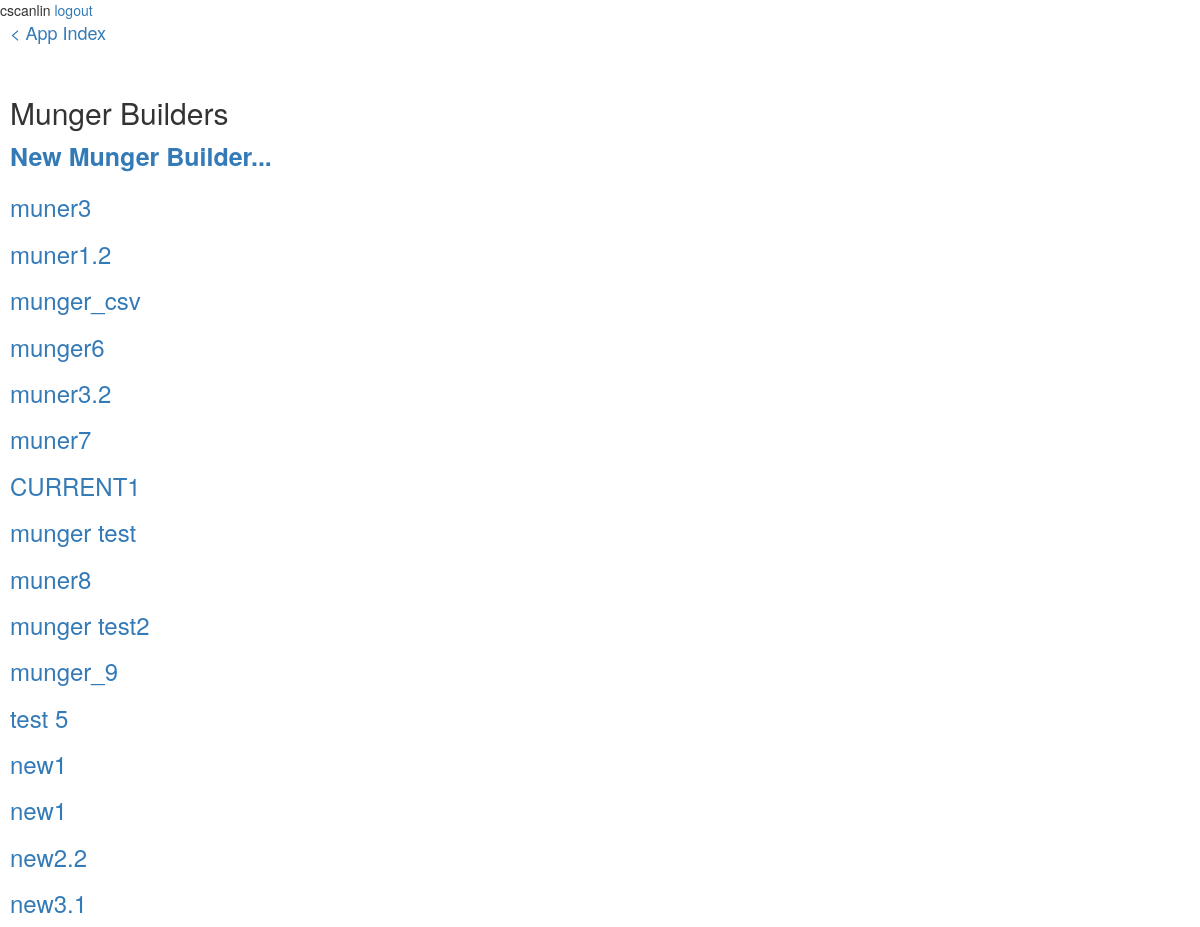
Page /script_builder/munger_builder_index/ (signed in) on the committed database.
### script_builder/models.py (models this page shows, shortened)
class MungerBuilder(models.Model):
    munger_name = models.CharField(max_length=200)
    input_folder = models.CharField(max_length=999, null=True, blank=True)
    input_filename = models.CharField(max_length=200, null=True, blank=True)
    output_folder = models.CharField(max_length=999, null=True, blank=True)
    output_filename = models.CharField(max_length=200, null=True, blank=True)
    rows_to_delete_top = models.IntegerField(null=True, blank=True)
    rows_to_delete_bottom = models.IntegerField(null=True, blank=True)

### script_builder/views.py (the view)
def munger_builder_index(request):
    munger_builder_list = MungerBuilder.objects.order_by('id')
    context = {'munger_builder_list': munger_builder_list}
    return render(request, 'script_builder/munger_builder_index.html', context)

### script_builder/templates/script_builder/munger_builder_index.html
{% extends "base.html" %}
{% load humanize %}
{% load crispy_forms_tags %}
{% load bootstrap3 %}
{% block back_link %}
    <p><a class=back-link href="{% url 'app_index' %}">< App Index</a></p>
{% endblock %}
{% block content %}
    <h2>Munger Builders</h2>
    <a class="index-link index-heading" href="{% url 'munger_builder_setup' %}">New Munger Builder...</a>
    {% if munger_builder_list %}
        {% for munger_builder in munger_builder_list %}
            <h3><a href="{% url 'munger_tools' munger_builder.id %}" id='{{ munger_builder.id }}' name="run" type="submit" >{{ munger_builder.munger_name }}</a></h3>
        {% endfor %}
    {% endif %}
{% endblock content %}

### munger_builder/templates/base.html (shortened to what this page needs)
{% load compile_static %}
{% load staticfiles %}
<!DOCTYPE html>
<html>
  <head>
    <link href="{{ STATIC_URL }}bootstrap-3.3.4-dist/css/bootstrap.min.css" rel="stylesheet" media="screen">
    <link href="{{ STATIC_URL }}extra_css.css" rel="stylesheet" media="screen">
    <link href="{{ STATIC_URL }}pivot_table.css" rel="stylesheet" media="screen">
  </head>
  <body>
    <div class=user-session-info>
      {{ user }}
      {% if user.is_anonymous %}
      <a href="{% url 'django.contrib.auth.views.login' %}">login</a>
      {% else %}
      <a href="{% url 'django.contrib.auth.views.logout' %}">logout</a>
      {% endif %}
    </div>
    <div id="content" class='main-content'>
        {% block back_link %}{% endblock %}
        {% block content %}{% endblock %}
    </div>
  </body>
</html>

### static/extra_css.css (style rules this page uses)
.main-content { margin-left: 10px; }
.index-link { font-size: 25px; }
.index-heading { font-weight: bold; }
.back-link { font-size: 18px; }

### rows in the picture
MungerBuilder: munger_name "muner3"
MungerBuilder: munger_name "muner1.2"
MungerBuilder: munger_name "munger_csv"
MungerBuilder: munger_name "munger6"
MungerBuilder: munger_name "muner3.2"
MungerBuilder: munger_name "muner7"
MungerBuilder: munger_name "CURRENT1"
MungerBuilder: munger_name "munger test"
MungerBuilder: munger_name "muner8"
MungerBuilder: munger_name "munger test2"
MungerBuilder: munger_name "munger_9"
MungerBuilder: munger_name "test 5"
MungerBuilder: munger_name "new1"
MungerBuilder: munger_name "new1"
MungerBuilder: munger_name "new2.2"
MungerBuilder: munger_name "new3.1"

### other values in the picture
{{ user }} "cscanlin"
